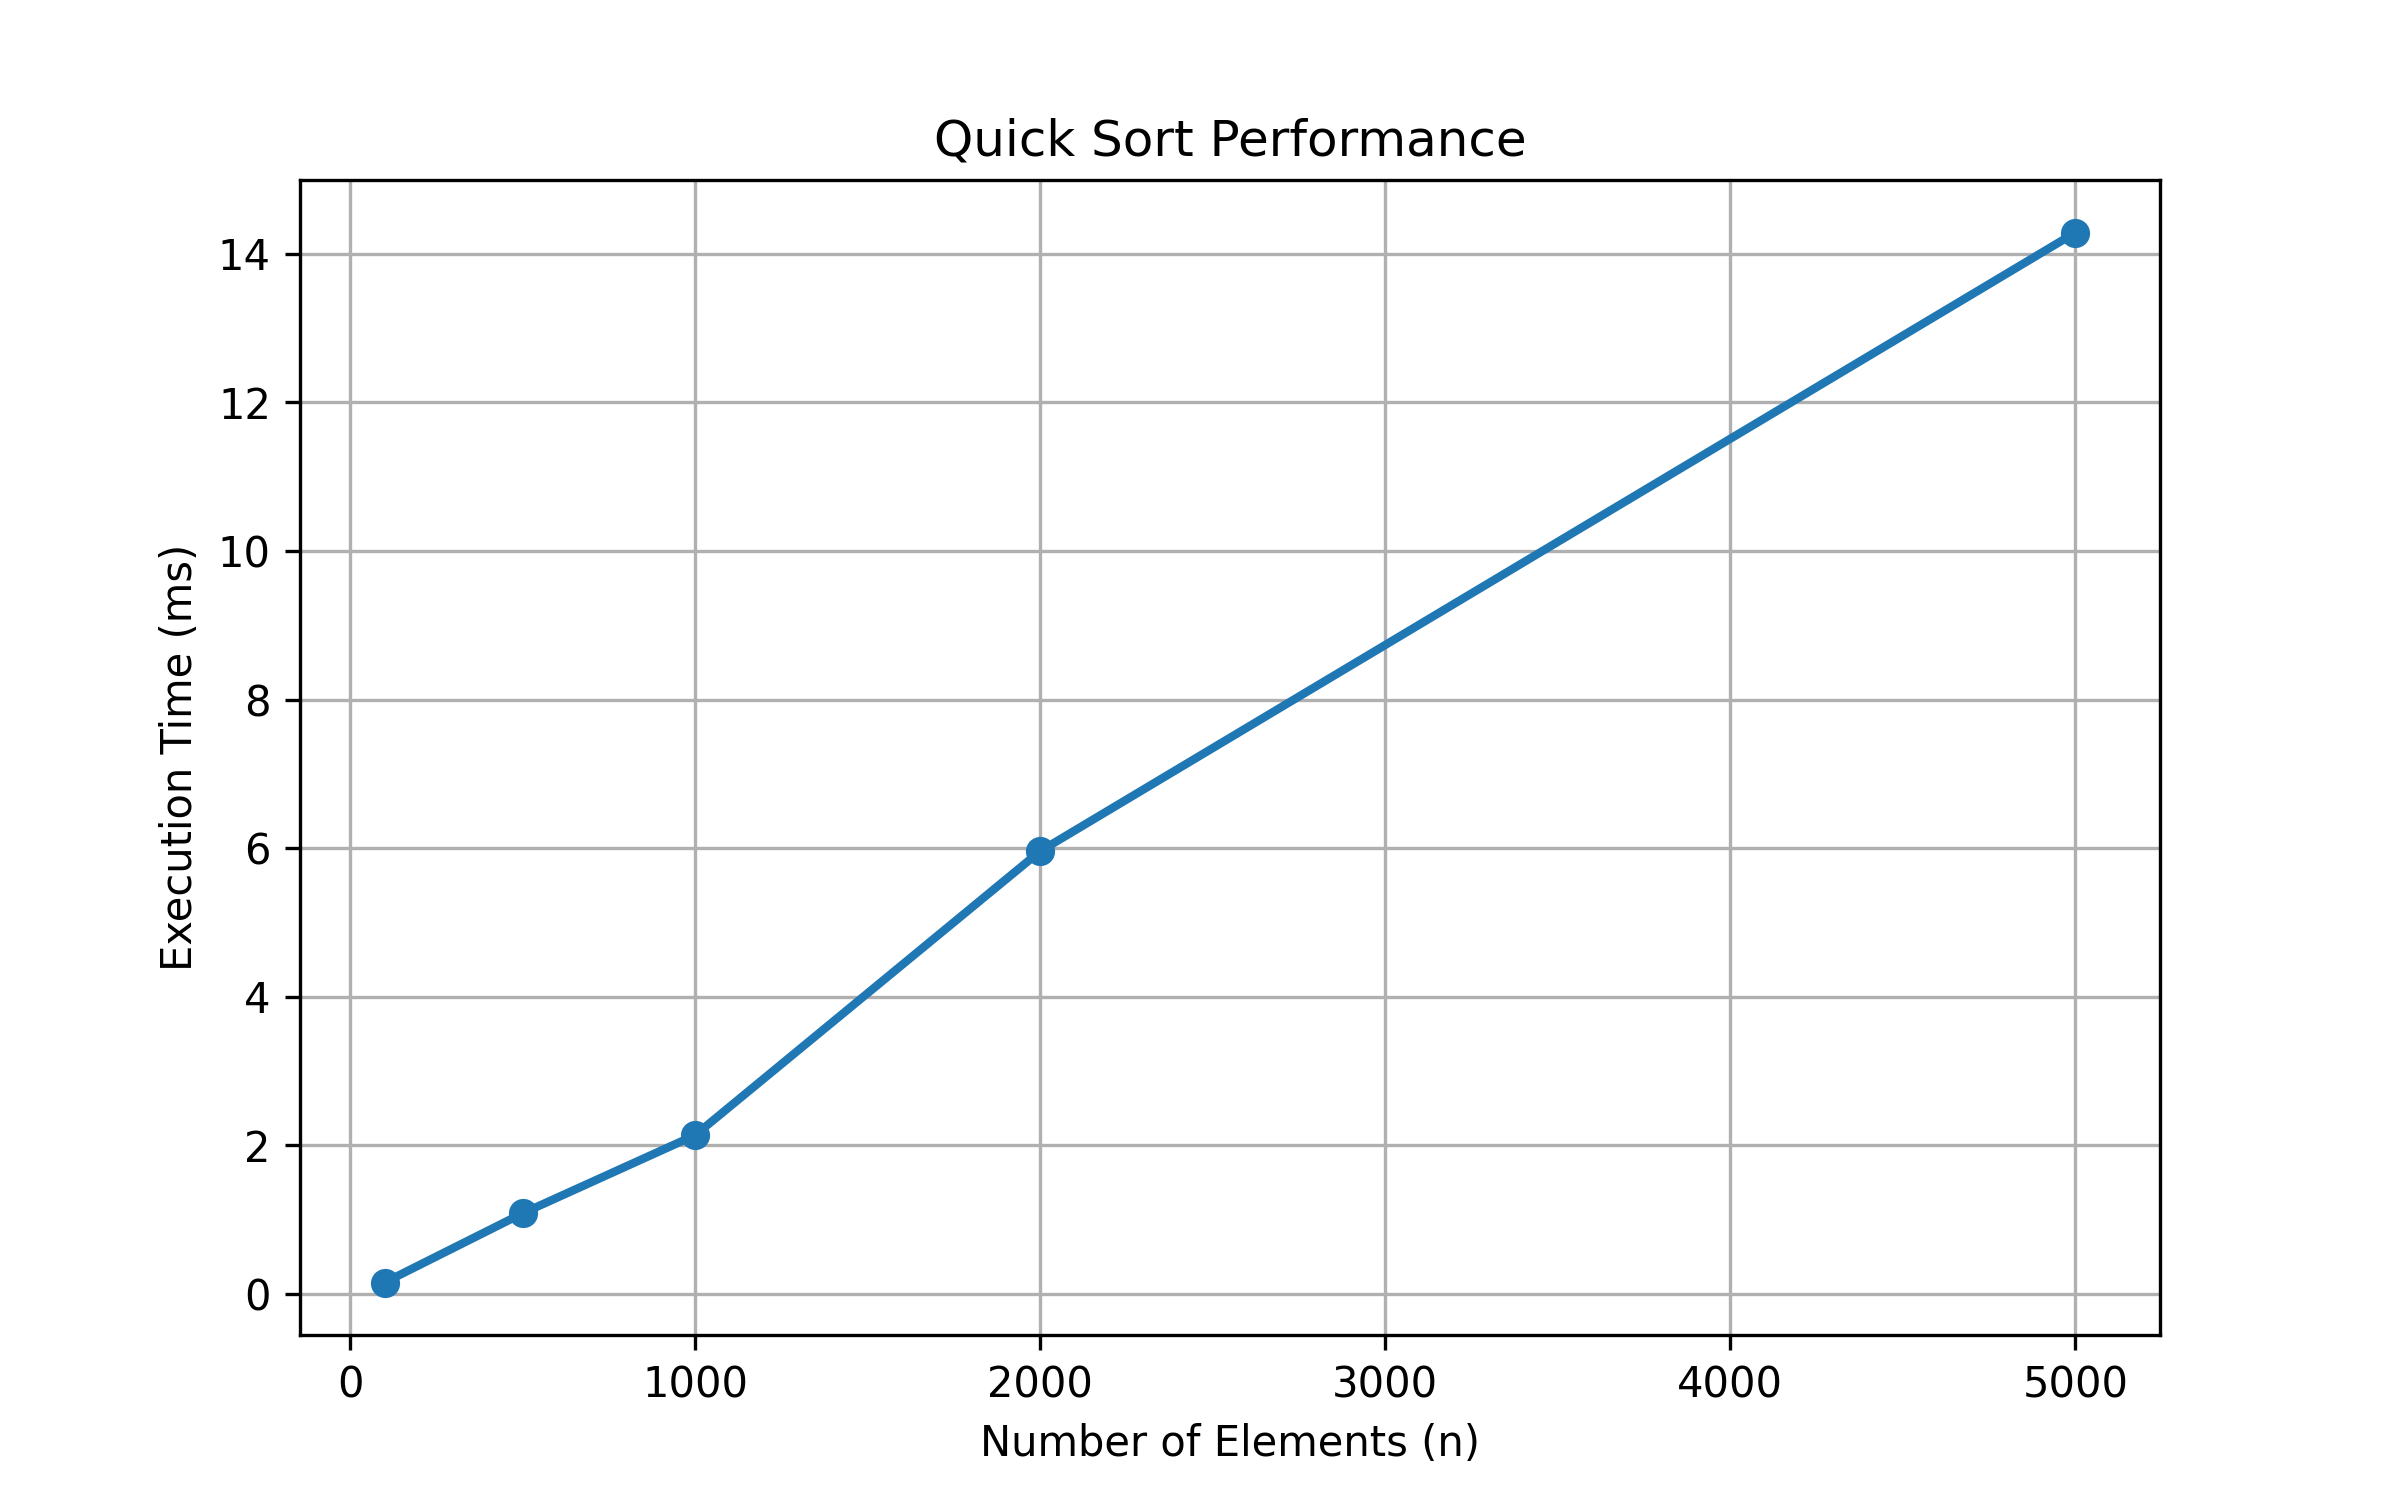

Write the Python code that produced this figure.
import random
import time
import matplotlib.pyplot as plt

def partition(arr, low, high):
    pivot = arr[high]
    i = low - 1

    for j in range(low, high):
        if arr[j] <= pivot:
            i += 1
            arr[i], arr[j] = arr[j], arr[i]

    arr[i+1], arr[high] = arr[high], arr[i+1]
    return i + 1


def quicksort(arr, low, high):
    if low < high:
        pi = partition(arr, low, high)

        quicksort(arr, low, pi-1)
        quicksort(arr, pi+1, high)


sizes = [100, 500, 1000, 2000, 5000]
times = []

for n in sizes:
    arr = [random.randint(1,100000) for _ in range(n)]

    start = time.perf_counter()

    quicksort(arr,0,len(arr)-1)

    end = time.perf_counter()

    times.append((end-start)*1000)

print("Input Size\tTime (ms)")
for s,t in zip(sizes,times):
    print(s,"\t\t",round(t,4))

plt.figure(figsize=(8,5))
plt.plot(sizes,times,marker='o',linewidth=2)

plt.title("Quick Sort Performance")
plt.xlabel("Number of Elements (n)")
plt.ylabel("Execution Time (ms)")
plt.grid(True)

plt.savefig("graph.png",dpi=300)

plt.show()
